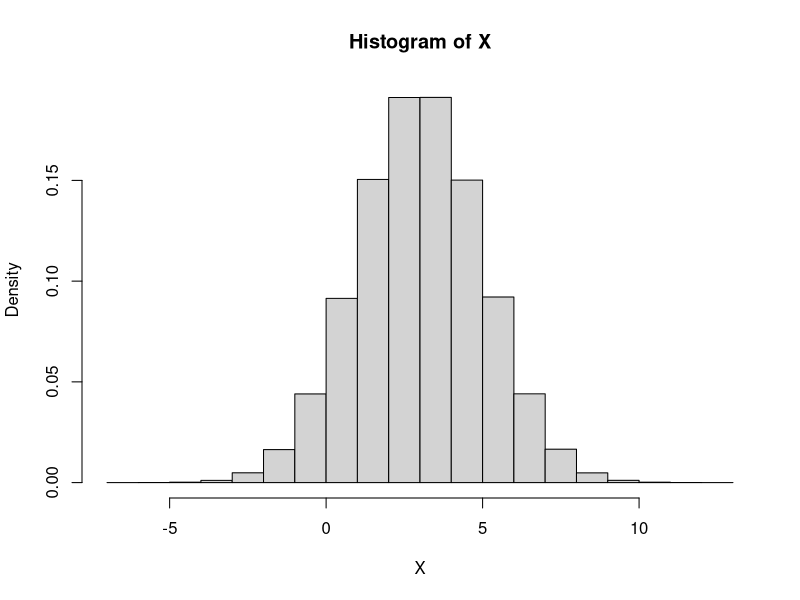
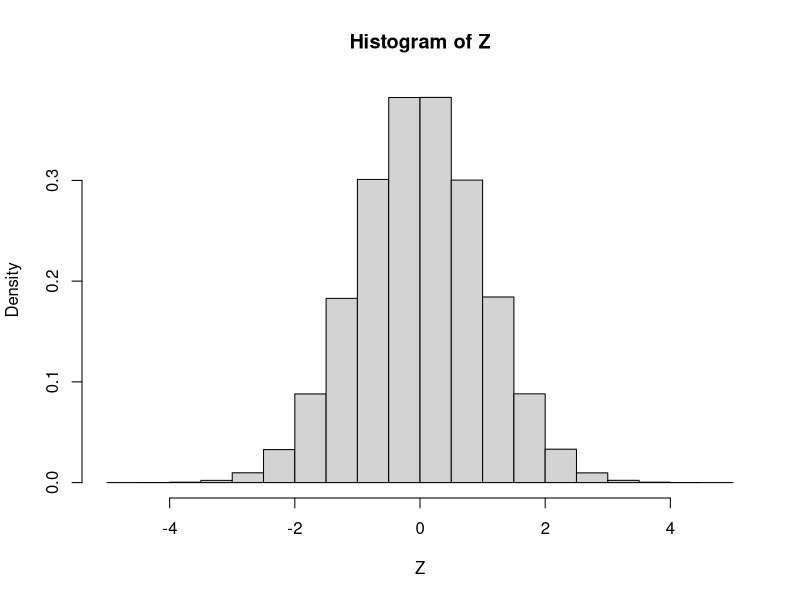
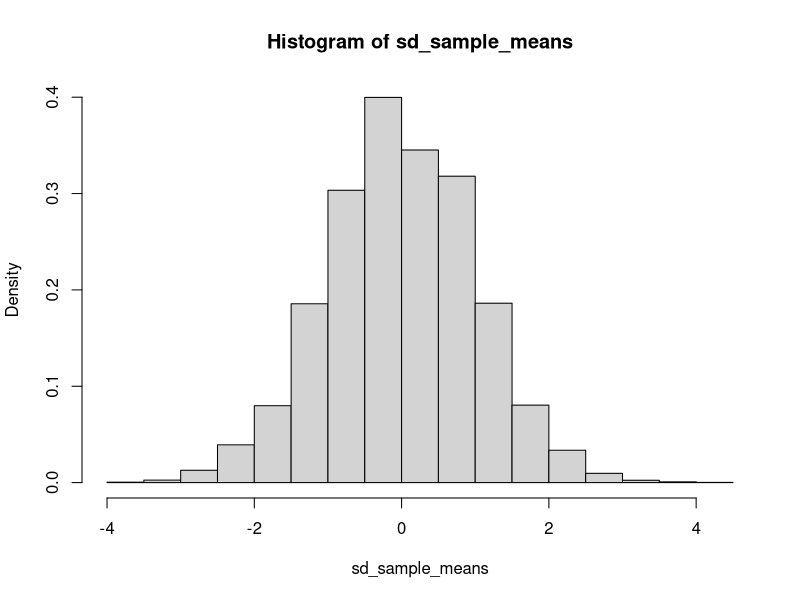

Here is the R script that generated these plots, in order:
## ---- chunk 1
flip <- sample(
    c(0, 1),
    size = 1000000,
    replace=TRUE,
    prob=c(0.5, 0.5)
)

prop.table(table(flip))
## ---- chunk 2
X <- rnorm(
    1000000,
    mean=3,
    sd=2
)

hist(X, freq=FALSE)

mean(X)
var(X)
## ---- chunk 3
pnorm(-1.96)
## ---- chunk 4
1 - pnorm(1.96)
## ---- chunk 5
pnorm(1.96) - pnorm(-1.96)
## ---- chunk 6
Z <- (X - 3) / 2
hist(Z, freq = FALSE)
## ---- chunk 7

support_sample_1 <- sample(
    c(1, 0),
    size = 10,
    replace = TRUE,
    prob = c(0.6, 0.4)
)

support_sample_2 <- sample(
    c(1, 0),
    size = 1000,
    replace = TRUE,
    prob = c(0.6, 0.4)
)

support_sample_3 <- sample(
    c(1, 0),
    size = 1000000,
    replace = TRUE,
    prob = c(0.6, 0.4)
)

mean(support_sample_1)
mean(support_sample_2)
mean(support_sample_3)

## ---- chunk 8
sd_sample_means <- c()

for (i in 1:10000){
    support_sample <- sample(
        c(1, 0),
        size = 1000,
        replace = TRUE,
        prob = c(0.6, 0.4)
    )

    sd_sample_means[i] <- (mean(support_sample) - 0.6) / sqrt(0.24 / 1000)
}

hist(sd_sample_means, freq=FALSE)
